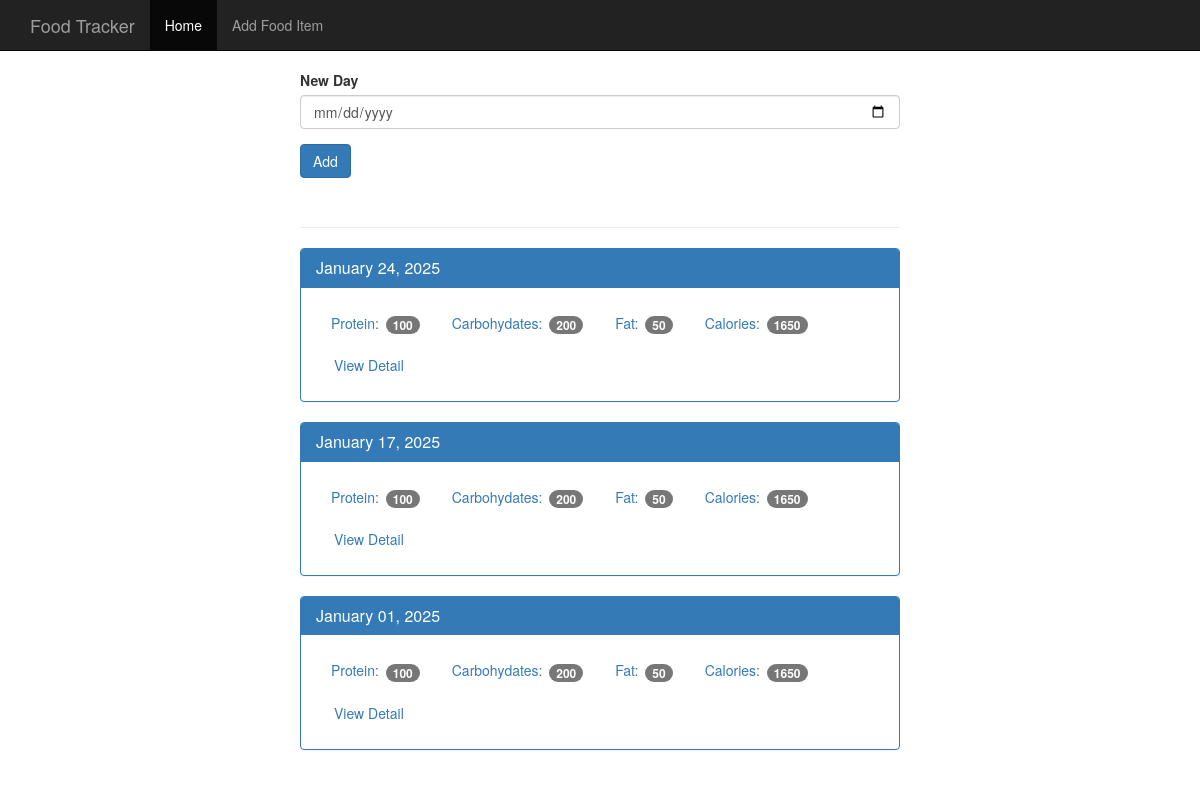
The page / on the database its author committed.
### tables this page shows
CREATE TABLE log_date(
    id integer primary key autoincrement,
    entry_date date not null
);

### app.py (the view)
@app.route('/',methods=["GET", "POST"])
def index():
    db = get_db()
    if request.method == "POST":
        date = request.form['date'] # 2025-01-17 <class 'str'>
        dt = datetime.strptime(date, '%Y-%m-%d') # <class 'datetime.datetime'>
        database_date = datetime.strftime(dt, '%Y%m%d') # <class 'str'>
        db.execute("INSERT INTO log_date (entry_date) values (?)", [database_date])
        db.commit()
    cur = db.execute('SELECT entry_date FROM log_date ORDER BY entry_date DESC')
    results = cur.fetchall()
    date_results = []
    for i in results:
        single_date = {}
        single_date['entry_date'] = i['entry_date']
        d = datetime.strptime(str(i['entry_date']), '%Y%m%d')
        single_date['pretty_date'] = datetime.strftime(d, '%B %d, %Y') #{'entry_date': 'January 17, 2025'}
        date_results.append(single_date)
    return render_template('home.html', results=date_results)

### app.py (called while the page is built)
def connect_db():
    sql= sqlite3.connect('food_log.db')
    sql.row_factory = sqlite3.Row # Results will be returned as dictionaries instead of tuples
    return sql

def get_db():
    if not hasattr(g, 'sqlite3_db'):
        g.sqlite_db = connect_db()
    return g.sqlite_db

### templates/home.html (shortened to what this page needs)
<!DOCTYPE html>
<html lang="en">
  <head>
    <link href="{{ url_for('static', filename='bootstrap.min.css') }}" rel="stylesheet">
    <link href="{{  url_for('static', filename='theme.css')  }}" rel="stylesheet">
  </head>
  <body>
    <nav class="navbar navbar-inverse navbar-fixed-top">
      <div class="container">
        <div class="navbar-header">
          <a class="navbar-brand" href="#">Food Tracker</a>
        </div>
        <div id="navbar" class="navbar-collapse collapse">
          <ul class="nav navbar-nav">
            <li class="active"><a href="#">Home</a></li>
            <li><a href="#">Add Food Item</a></li>
          </ul>
        </div>
      </div>
    </nav>
    <div class="container theme-showcase col-sm-6 col-sm-offset-3" role="main">
      <div class="row">
        <div>
          <form method="POST" action="/">
            <div class="form-group">
              <label for="new-day">New Day</label>
              <input type="date" class="form-control" id="new-day" name="date">
            </div>
            <button type="submit" class="btn btn-primary">Add</button>
          </form>
          <div class="page-header"></div>
          {% for r in results %}
          <div class="panel panel-primary">
            <div class="panel-heading">
              <h3 class="panel-title">{{ r.pretty_date }}</h3>
            </div>
            <div class="panel-body">
              <ul class="nav nav-pills" role="tablist">
                <li><a>Protein: <span class="badge">100</span></a></li>
                <li><a>Carbohydates: <span class="badge">200</span></a></li>
                <li><a>Fat: <span class="badge">50</span></a></li>
                <li><a>Calories: <span class="badge">1650</span></a></li>
                <li><a href="{{ url_for('view', date=r.entry_date) }}" type="button" class="btn btn-link">View Detail</a></li>
              </ul>
            </div>
          </div>
          {% endfor %}
        </div>
      </div>
    </div>
  </body>
</html>

### static/theme.css (style rules this page uses)
body { padding-top: 70px; padding-bottom: 30px; }

### rows shown on the page
log_date: pretty_date "January 24, 2025"
log_date: pretty_date "January 17, 2025"
log_date: pretty_date "January 01, 2025"
